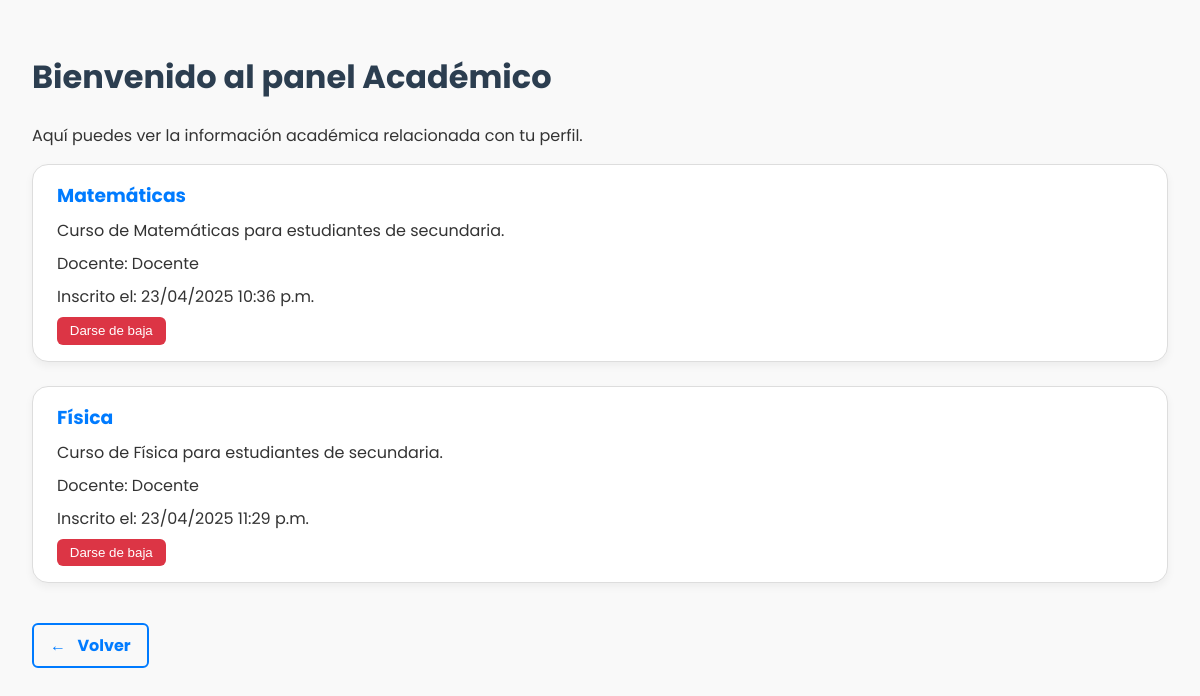
The app's page /academica/ (signed in) with its own data.
### usuarios/models.py (models this page shows, shortened)
class CursoInscrito(models.Model):
    curso_docente = models.ForeignKey(CursoDocente, on_delete=models.CASCADE)
    estudiante = models.ForeignKey(User, on_delete=models.CASCADE)
    fecha_inscripcion = models.DateTimeField(auto_now_add=True)
    class Meta:
        unique_together = ('curso_docente', 'estudiante')

class CursoDocente(models.Model):
    curso = models.ForeignKey(Curso, on_delete=models.CASCADE)
    docente = models.ForeignKey(User, on_delete=models.CASCADE)
    publicado = models.BooleanField(default=False)
    class Meta:
        unique_together = ('curso', 'docente')

class Curso(models.Model):
    nombre = models.CharField(max_length=100)
    descripcion = models.TextField()
    activo = models.BooleanField(default=True)
    total_unidades = models.PositiveIntegerField(default=3)  # Número de unidades de curso
    unidades_completadas = models.PositiveIntegerField(default=0)  # Unidades completadas por docentes

### usuarios/views.py (the view)
# urls.py: path('academica/', views.academica, name='academica'),
@login_required
def academica(request):
    cursos_inscritos = CursoInscrito.objects.filter(estudiante=request.user).select_related(
        'curso_docente__curso', 'curso_docente__docente'
    )
    return render(request, 'usuarios/academica.html', {
        'cursos_inscritos': cursos_inscritos
    })

### usuarios/templates/usuarios/academica.html (shortened to what this page needs)
{% load static %}
<!DOCTYPE html>
<html lang="es">
<head>
</head>
<body>
  <h1>Bienvenido al panel Académico</h1>
  <p>Aquí puedes ver la información académica relacionada con tu perfil.</p>
  {% if cursos_inscritos %}
    {% for inscripcion in cursos_inscritos %}
      <div class="curso">
        <h3>{{ inscripcion.curso_docente.curso.nombre }}</h3>
        <p>{{ inscripcion.curso_docente.curso.descripcion }}</p>
        <p>Docente: {{ inscripcion.curso_docente.docente.get_full_name|default:inscripcion.curso_docente.docente.username }}</p>
        <p>Inscrito el: {{ inscripcion.fecha_inscripcion|date:"d/m/Y g:i a" }}</p>
        <form method="POST" action="{% url 'darse_de_baja' inscripcion.id %}" onsubmit="confirmarBaja(event)">
          <button type="submit">Darse de baja</button>
        </form>
      </div>
    {% endfor %}
  {% else %}
    <p>No estás inscrito en ningún curso por el momento.</p>
  {% endif %}
  <a href="{% url 'panel_estudiantes' %}" class="volver-btn">Volver</a>
</body>
</html>

### usuarios/templates/usuarios/academica.html (style rules this page uses)
body { font-family: 'Poppins', sans-serif; margin: 0; padding: 2rem; background-color: #f9f9f9; color: #333; }
h1 { font-size: 2rem; color: #2c3e50; }
.curso { background-color: #fff; border: 1px solid #ddd; border-radius: 1rem; padding: 1rem 1.5rem; margin-bottom: 1.5rem; box-shadow: 0 4px 8px rgba(0,0,0,0.05); }
.curso h3 { margin: 0; color: #007bff; }
.curso p { margin: 0.5rem 0; }
.curso form { margin-top: 0.5rem; }
.curso button { background-color: #dc3545; color: white; border: none; padding: 0.4rem 0.8rem; border-radius: 6px; cursor: pointer; transition: background 0.3s; }
.volver-btn { display: inline-block; font-size: 1rem; color: #007bff; text-decoration: none; margin-top: 1rem; font-weight: bold; padding: 0.5rem 1rem; border-radius: 6px; border: 2px solid #007bff; transition: background-color 0.3s, color 0.3s; }
.volver-btn::before { content: "← "; margin-right: 0.5rem; }

### records on screen
CursoInscrito: curso_docente.curso.nombre "Matemáticas", curso_docente.curso.descripcion "Curso de Matemáticas para estudiantes de secundaria.", curso_docente.docente.get_full_name "Docente", fecha_inscripcion "23/04/2025 10:36 p.m."
CursoInscrito: curso_docente.curso.nombre "Física", curso_docente.curso.descripcion "Curso de Física para estudiantes de secundaria.", curso_docente.docente.get_full_name "Docente", fecha_inscripcion "23/04/2025 11:29 p.m."
